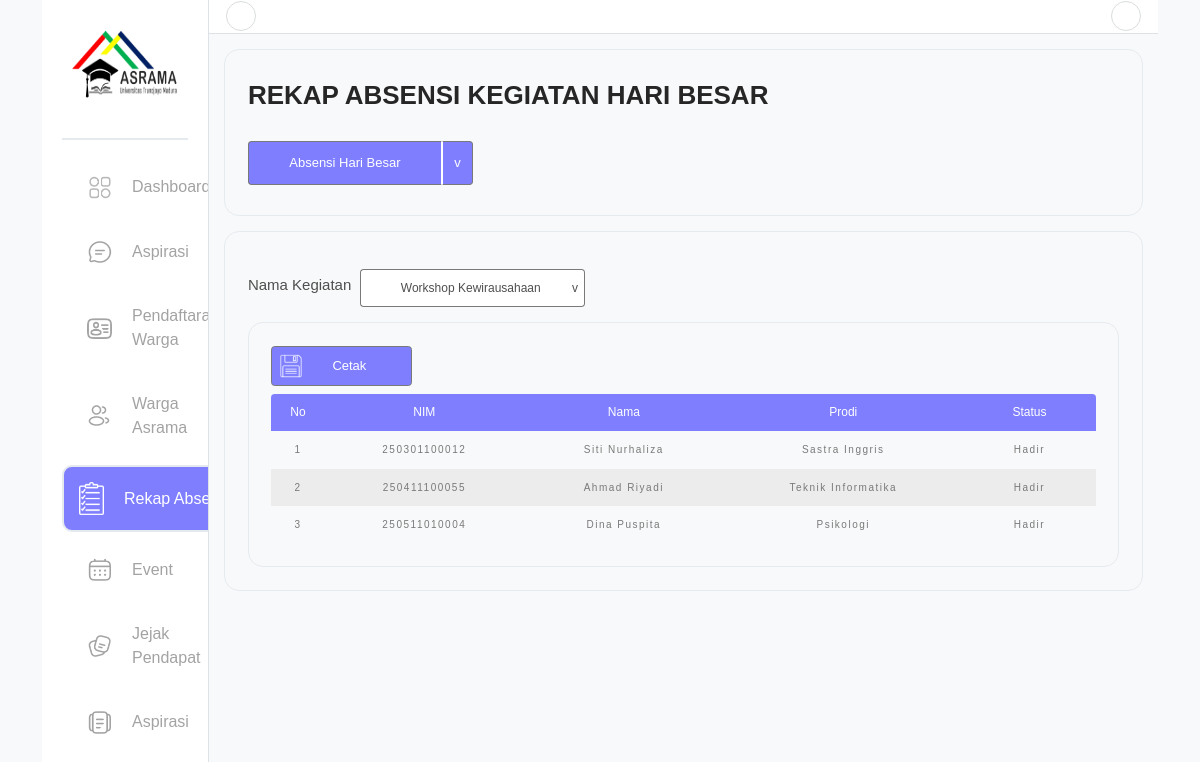
/app/ketua/rekap_absensi/rekap_besar.php?kegiatan=7, run on the app's committed database.
### tables this page shows
CREATE TABLE `kegiatan` (
  `nama_kegiatan` varchar(255) DEFAULT NULL,
  `id_kegiatan` int(11) NOT NULL,
  `tanggal_kegiatan` datetime DEFAULT NULL,
  `created_at` timestamp NOT NULL DEFAULT current_timestamp() ON UPDATE current_timestamp(),
  `deskripsi` longtext DEFAULT NULL,
  `foto_pamflet` varchar(255) DEFAULT NULL,
  `tempat` varchar(255) DEFAULT NULL
);

CREATE TABLE `warga` (
  `nim` varchar(12) NOT NULL,
  `id_extra` int(11) DEFAULT NULL,
  `nim_pengurus` varchar(12) DEFAULT NULL,
  `nama` varchar(255) DEFAULT NULL,
  `no_hp` varchar(12) DEFAULT NULL,
  `password` varchar(255) DEFAULT NULL,
  `kamar` varchar(12) DEFAULT NULL,
  `foto_warga` varchar(255) DEFAULT NULL,
  `email` varchar(255) DEFAULT NULL,
  `gedung` varchar(12) DEFAULT NULL,
  `prodi` varchar(255) DEFAULT NULL
);

### app/ketua/rekap_absensi/rekap_besar.php (the view, shortened to what this page needs)
<?php
    require_once '../templates/header.php';
?>
<div class="content">
    <div class="content-top">
        <span class="h1">REKAP ABSENSI KEGIATAN HARI BESAR</span>
        <div class="select">
            <div class="select-button">
                <button class="select-btn text-button" onclick="dropdownAbsensi()">Absensi Hari Besar</button>
                <button class="select-btn v-button" onclick="dropdownAbsensi()">v</button>
            </div>
        </div>
    </div>
    <div class="content-bottom">
        <?php
            $selectedKegiatan = isset($_GET['kegiatan']) ? (int)$_GET['kegiatan'] : 2;
            $ekstra = mysqli_query($conn,
                "SELECT id_kegiatan, nama_kegiatan FROM kegiatan"
            );
            $options = [];
            if ($ekstra->num_rows > 0) {
                while($row = $ekstra->fetch_assoc()) {
                    $options[] = $row;
                }
            }
            $studentsQuery = mysqli_query($conn,
                "SELECT DISTINCT warga.nim, warga.nama, warga.prodi, status_kehadiran
                 FROM warga
                 JOIN absensi ON absensi.nim = warga.nim
                 WHERE absensi.id_kegiatan = $selectedKegiatan"
            );
        ?>
        <div class="nama-kegiatan">
            <span class="h3">Nama Kegiatan</span>
            <div class="kegiatan">
                <div class="kegiatan-dropdown">
                    <div class="kegiatan-button">
                    <button class="kegiatan-btn text-kegiatan" onclick="kegiatanDropdown()">
                        <?php
                            $selectedName = '';
                            foreach ($options as $option) {
                                if ($option['id_kegiatan'] == $selectedKegiatan) {
                                    $selectedName = $option['nama_kegiatan'];
                                    break;
                                }
                            }
                            echo $selectedName;
                        ?>
                    </button>
                        <button class="kegiatan-btn v-kegiatan" onclick="kegiatanDropdown()">v</button>
                    </div>
                </div>
            </div>
        </div>
        <div class="rekap">
            <button class="cetak" onclick="exportBesar()">
                <img src="../../../assets/img/cetak.png" alt="cetak">
                Cetak
            </button>
            <table id="tableExcel">
                <thead>
                    <tr class="table-header">
                        <td class="header-radius-left no">No</td>
                        <td class="nim">NIM</td>
                        <td class="nama">Nama</td>
                        <td class="prodi">Prodi</td>
                        <td class="status header-radius-right">Status</td>
                    </tr>
                </thead>
                <tbody>
                <?php
                    $no = 1;
                    while ($student = mysqli_fetch_assoc($studentsQuery)):
                    ?>
                    <tr class="row-height <?= $no % 2 == 0 ? 'even-row' : '' ?>">
                        <td><?= $no++ ?></td>
                        <td><?= htmlspecialchars($student['nim']) ?></td>
                        <td><?= htmlspecialchars($student['nama']) ?></td>
                        <td><?= htmlspecialchars($student['prodi']) ?></td>
                        <td><?= htmlspecialchars($student['status_kehadiran']) ?></td>
                    </tr>
                    <?php endwhile; ?>
                </tbody>
            </table>
        </div>
    </div>
</div>
<?php
    require_once '../templates/footer.php';
?>

### assets/css/bar-ketua.css (style rules this page uses)
.content { flex: 1; padding: 30px; display: flex; flex-direction: column; }
.content-top { display: flex; flex-direction: column; border: 2px solid #E5EAEF; border-radius: 20px; padding: 40px 30px; margin-bottom: 20px; }
.content-top .h1 { font-size: 26pt; font-weight: bold; margin-bottom: 40px; color: #262626; }
.select { position: relative; width: 300px; }
.select-button { display: flex; }
.select-btn { width: 100%; padding: 15px; font-size: 13pt; cursor: pointer; background-color: #7E7EFF; color: white; text-align: center; transition: background-color 0.4s; }
.text-button { border: 1px solid; border-color: #797979 white #797979 #797979; border-radius: 5px 0 0 5px; }
.v-button { flex: 1; border: 1px solid; border-color: #797979 #797979 #797979 white; border-radius: 0 5px 5px 0; }

### assets/css/rekap-absensi.css (style rules this page uses)
body { margin: 0; font-family: 'Manrope'; }
.content-bottom { border: 2px solid #E5EAEF; border-radius: 20px; padding: 30px; }
.nama-kegiatan { display: flex; align-items: center; color: #4F4F4F; margin-top: 20px; }
.nama-kegiatan .h3 { font-weight: normal; width: 150px; font-size: 15pt; padding-right: 10px; }
.kegiatan, .select-bulan { display: flex; text-align: center; }
.kegiatan-dropdown, .bulan-dropdown { position: relative; width: 395px; }
.kegiatan-button, .button-bulan { display: flex; }
.kegiatan-btn, .bulan-btn { width: 270px; padding: 12px; font-size: 12pt; color: #4F4F4F; background-color: white; text-align: center; cursor: pointer; }
.text-kegiatan, .text-bulan { border-width: 1px 0 1px 1px; border-style: solid; border-color: #797979; border-radius: 5px 0 0 5px; padding-left: 35px; }
.v-kegiatan, .v-bulan { border-width: 1px 1px 1px 0; border-style: solid; border-color: #797979; border-radius: 0 5px 5px 0; width: 30px; }
.rekap { border: 2px solid #E5EAEF; border-radius: 20px; padding: 30px; margin-top: 20px; }
.cetak { display: flex; align-items: center; width: fit-content; padding: 10px; padding-right: 60px; color: white; background-color: #7E7EFF; border: 1px solid #797979; border-radius: 5px; font-size: 12pt; cursor: pointer; font-size: 13pt; transition: background-color 0.4s; }
.cetak img { margin-right: 40px; }
table { width: 100%; margin-top: 10px; text-align: center; }
.table-header { background-color: #7E7EFF; color: white; height: 50px; cursor: pointer; }
.no { width: 40px; }
.nim { width: 150px; }
.nama { width: 150px; }
.prodi { width: 180px; }
.status { width: 100px; }
.no, .nim, .nama, .prodi, .status, .tanggal, .tanggal_, .status-hadir { transition: background-color 0.4s; }
.header-radius-left { border-radius: 5px 0 0 0; }
.header-radius-right { border-radius: 0 5px 0 0; }
.row-height { color: #797979; font-size: 10pt; letter-spacing: 2px; }
.row-height td { padding: 15px 0 15px 0; }
.even-row { background-color: #ECECEC; }

### assets/css/style_penghuni.css (style rules this page uses)
body { font-family: Arial, sans-serif; background-color: #f8f9fa; }
.content { padding: 20px; }

### data on the page
kegiatan: nama_kegiatan "Workshop Kewirausahaan"
warga: nim "250301100012", nama "Siti Nurhaliza", prodi "Sastra Inggris", status_kehadiran "Hadir"
warga: nim "250411100055", nama "Ahmad Riyadi", prodi "Teknik Informatika", status_kehadiran "Hadir"
warga: nim "250511010004", nama "Dina Puspita", prodi "Psikologi", status_kehadiran "Hadir"
